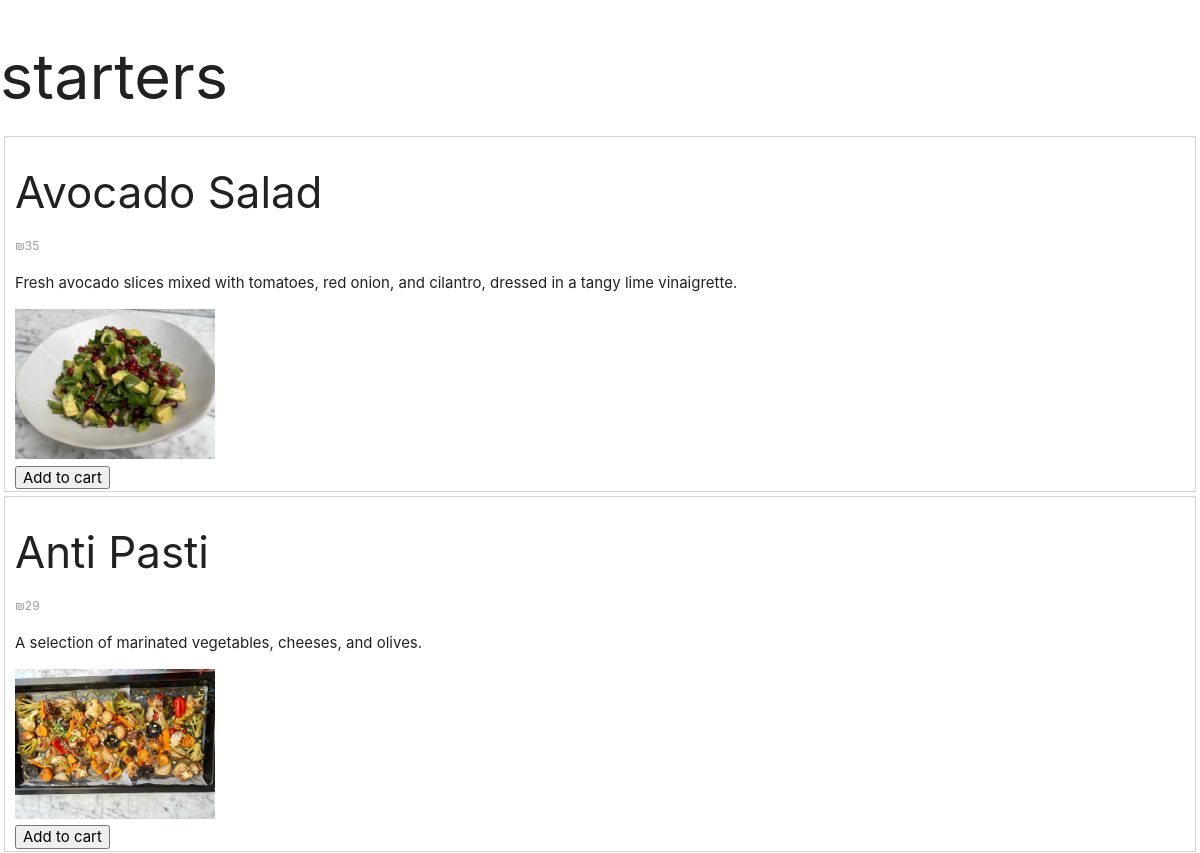
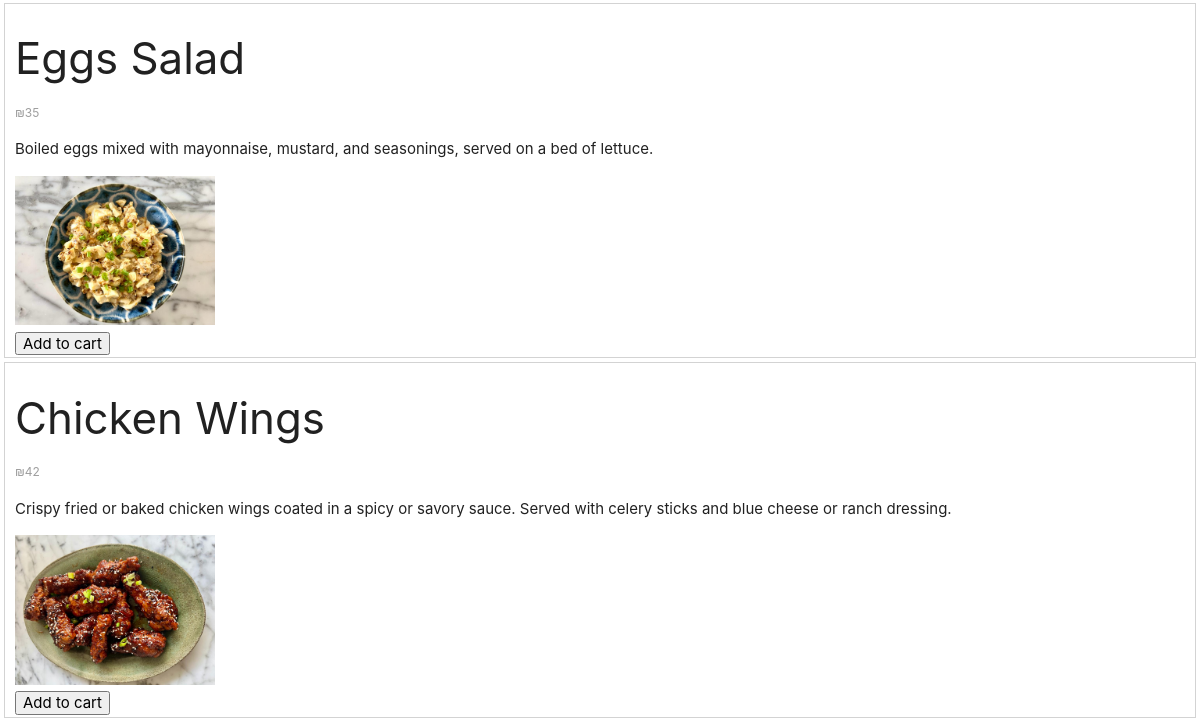
/menu/show-dishes/1/ (signed in), run on an earlier commit of the app's database (2 pictures, top to bottom).
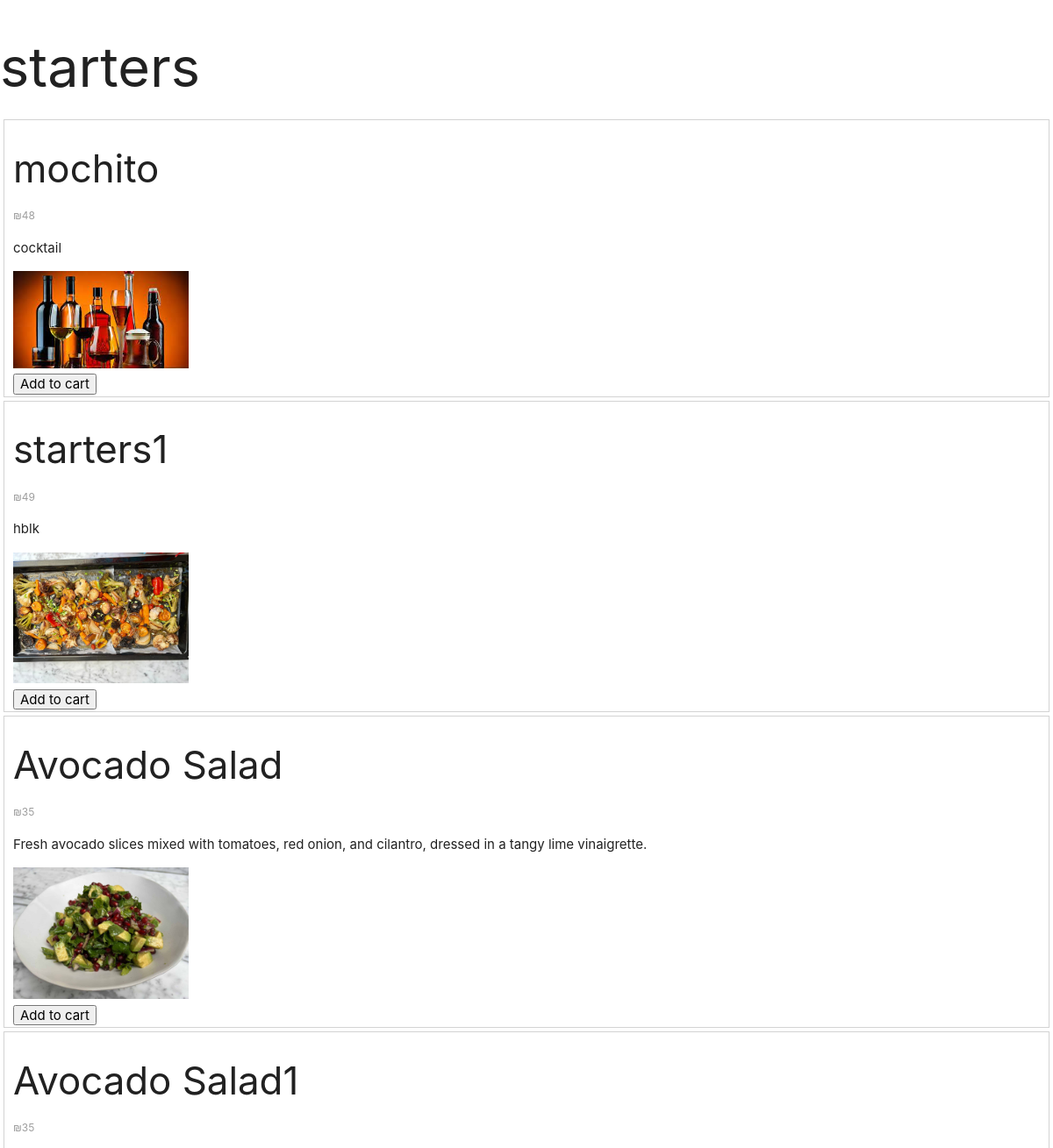
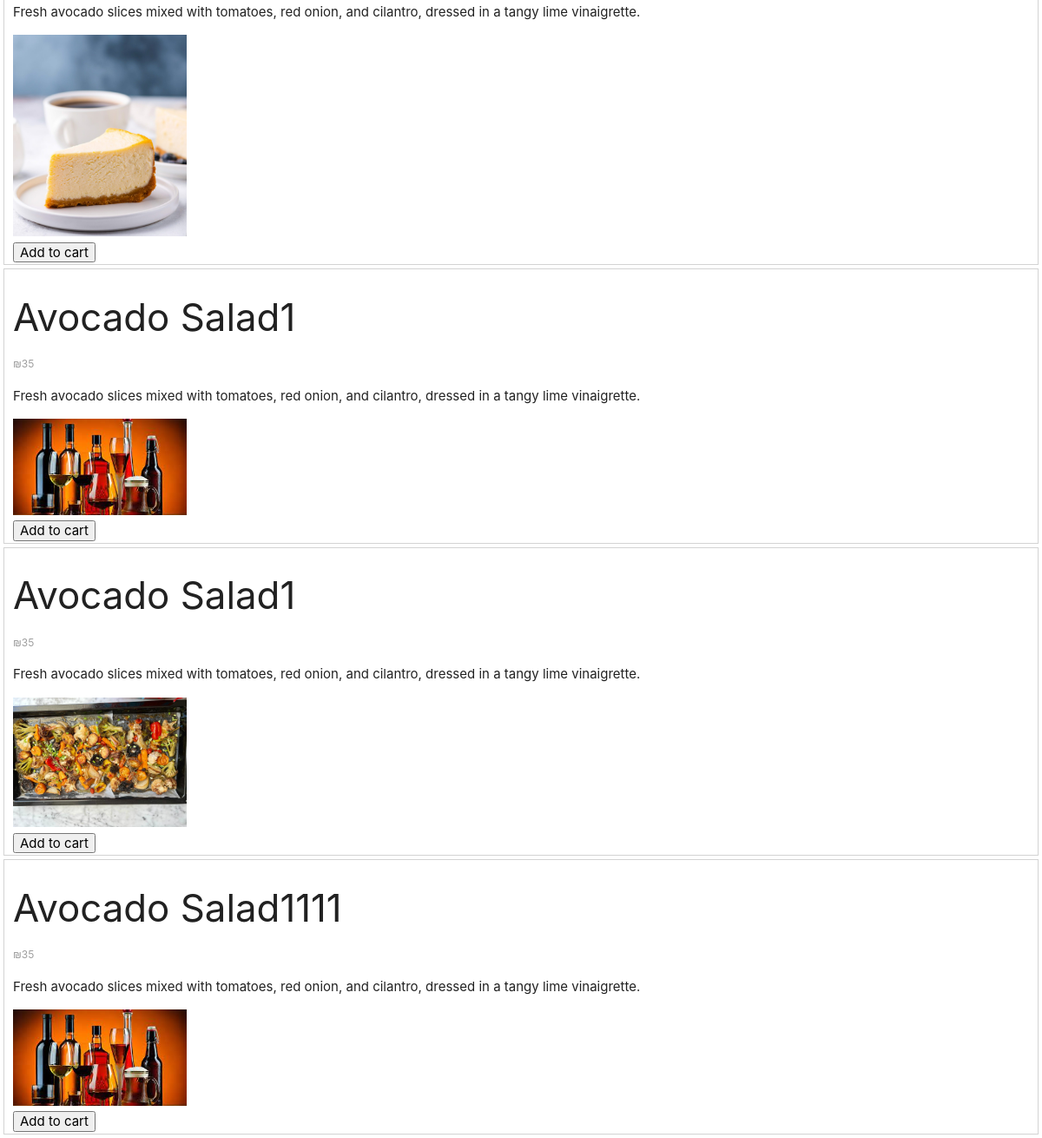
And on a later commit of the database (2 pictures, top to bottom).
### food_ordering_guest/models.py (models this page shows)
class Category(models.Model):
  name = models.CharField(max_length=30)
  image = models.ImageField(upload_to='media/')

class Dish(models.Model):
  name = models.CharField(max_length=30)
  price = models.IntegerField(validators=[MaxValueValidator(999999999999999)])
  description = models.CharField(max_length=500)
  image = models.ImageField(upload_to='media/')
  is_gluten_free = models.BooleanField(auto_created=False)
  is_vageterian = models.BooleanField(auto_created=False)
  category = models.ForeignKey(Category, on_delete=models.CASCADE)

### food_ordering_guest/views.py (the view)
# urls.py: path('menu/show-dishes/<int:id>/',views.show_dishes,name="show-dishes"),
@login_required(login_url='login')
def show_dishes(request, id):
  category = Category.objects.get(id=id)
  dishes = Dish.objects.all()
  numbers = []
  for num in range(1,10):
    numbers.append(num)
  return render(request, 'show_dishes.html', {'category': category, "dishes":dishes, "numbers":numbers})

### food_ordering_guest/templates/show_dishes.html (shortened to what this page needs)
{% extends 'layout.html' %}
{% load static %}
{% block content %}
  <h1> {{category.name}} </h1>
  {% for dish in dishes %}
    {% if dish.category == category %}
      <div style="margin: 4px; border:1px solid lightgray; padding: 2px 10px; ">
        <h3>{{ dish.name }}</h3>
        <label>₪{{ dish.price }}</label>
        <p> {{ dish.description }} </p>
        <img src="{% static dish.image %}" style="max-width:200px;">
        <br/>
        <form action="{% url 'add-dish-to-cart' %}" method="POST">
          <button type="submit">Add to cart</button>
        </form>
      </div>
    {% endif %}
  {% endfor %}
{% endblock %}

### templates/layout.html (shortened to what this page needs)
{% load static %}
<!DOCTYPE html>
<html lang="en">
<head>
</head>
<body>
  {% block content %}
  {% endblock %}
</body>
</html>

What changed in the data, as far as the page shows it:
removed Dish: name "Anti Pasti", price "29", description "A selection of marinated vegetables, cheeses, and olives.", image (picture)
removed Dish: name "Eggs Salad", price "35", description "Boiled eggs mixed with mayonnaise, mustard, and seasonings, served on a bed of lettuce.", image (picture)
removed Dish: name "Chicken Wings", price "42", description "Crispy fried or baked chicken wings coated in a spicy or savory sauce. Served with celery sticks and blue cheese or ranch dressing.", image (picture)
added Dish: name "mochito", price "48", description "cocktail", image (picture)
added Dish: name "starters1", price "49", description "hblk", image (picture)
added Dish: name "Avocado Salad1", price "35", description "Fresh avocado slices mixed with tomatoes, red onion, and cilantro, dressed in a tangy lime vinaigrette.", image (picture)
added Dish: name "Avocado Salad1", price "35", description "Fresh avocado slices mixed with tomatoes, red onion, and cilantro, dressed in a tangy lime vinaigrette.", image (picture)
added Dish: name "Avocado Salad1", price "35", description "Fresh avocado slices mixed with tomatoes, red onion, and cilantro, dressed in a tangy lime vinaigrette.", image (picture)
added Dish: name "Avocado Salad1111", price "35", description "Fresh avocado slices mixed with tomatoes, red onion, and cilantro, dressed in a tangy lime vinaigrette.", image (picture)
